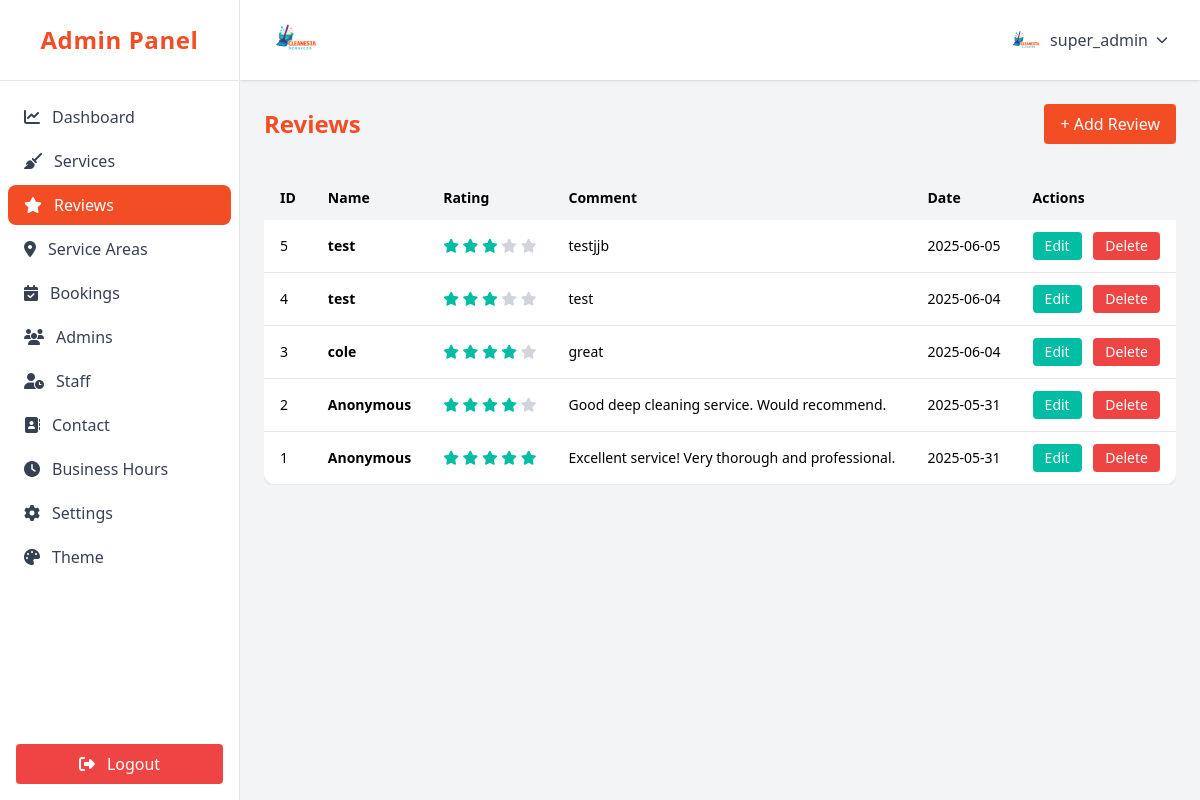
Page /admin/reviews.php (signed in) on the committed database.
### tables this page shows
CREATE TABLE `reviews` (
  `id` int(11) NOT NULL,
  `name` varchar(100) DEFAULT NULL,
  `admin_id` int(11) DEFAULT NULL,
  `booking_id` int(11) NOT NULL,
  `rating` int(11) NOT NULL CHECK (`rating` >= 1 and `rating` <= 5),
  `comment` text DEFAULT NULL,
  `created_at` timestamp NOT NULL DEFAULT current_timestamp(),
  `updated_at` timestamp NOT NULL DEFAULT current_timestamp() ON UPDATE current_timestamp(),
  `created_by_admin` int(11) DEFAULT NULL,
  `updated_by_admin` int(11) DEFAULT NULL,
  `deleted_by_admin` int(11) DEFAULT NULL
);

### admin/reviews.php (the view, shortened to what this page needs)
<?php
require_once '../app/config/params.php';
$pdo = $connexion;
$stmt = $pdo->query("SELECT * FROM reviews ORDER BY id DESC");
$reviews = $stmt->fetchAll(PDO::FETCH_ASSOC);
?>
<div class="mb-8 flex flex-col sm:flex-row items-start sm:items-center justify-between gap-4">
    <h1 class="text-2xl font-bold text-[var(--color-primary)]">Reviews</h1>
    <button onclick="document.getElementById('addModal').classList.remove('hidden')" class="px-4 py-2 bg-[var(--color-primary)] text-white rounded hover:bg-[var(--color-secondary)] transition w-full sm:w-auto">+ Add Review</button>
</div>
<div class="overflow-x-auto rounded-lg hidden sm:block">
    <table class="min-w-full bg-white rounded-xl shadow text-sm">
        <thead>
            <tr class="bg-gray-100 text-left">
                <th class="px-4 py-3">ID</th>
                <th class="px-4 py-3">Name</th>
                <th class="px-4 py-3">Rating</th>
                <th class="px-4 py-3">Comment</th>
                <th class="px-4 py-3">Date</th>
                <th class="px-4 py-3">Actions</th>
            </tr>
        </thead>
        <tbody>
            <?php foreach ($reviews as $review): ?>
                <tr class="border-b hover:bg-gray-50">
                    <td class="px-4 py-3"><?php echo $review['id']; ?></td>
                    <td class="px-4 py-3 font-semibold"><?php echo $review['name'] ?: 'Anonymous'; ?></td>
                    <td class="px-4 py-3">
                        <?php for ($i = 0; $i < 5; $i++): ?>
                            <i class="fas fa-star <?php echo $i < $review['rating'] ? 'text-[var(--color-secondary)]' : 'text-gray-300'; ?>"></i>
                        <?php endfor; ?>
                    </td>
                    <td class="px-4 py-3"><?php echo $review['comment']; ?></td>
                    <td class="px-4 py-3"><?php echo date('Y-m-d', strtotime($review['created_at'])); ?></td>
                    <td class="px-4 py-3 space-x-2">
                        <button onclick="openEditReviewModal(<?php echo $review['id']; ?>)" class="px-3 py-1 bg-[var(--color-secondary)] text-white rounded hover:bg-[var(--color-primary)] transition">Edit</button>
                        <form method="post" class="inline" onsubmit="return confirm('Delete this review?')">
                            <button type="submit" name="delete_review" class="px-3 py-1 bg-red-500 text-white rounded hover:bg-red-600 transition">Delete</button>
                        </form>
                    </td>
                </tr>
            <?php endforeach; ?>
        </tbody>
    </table>
</div>
<?php
include 'layout.php';

### rows in the picture
reviews: id "5", name "test", rating 3 (drawn), comment "testjjb", created_at "2025-06-05"
reviews: id "4", name "test", rating 3 (drawn), comment "test", created_at "2025-06-04"
reviews: id "3", name "cole", rating 4 (drawn), comment "great", created_at "2025-06-04"
reviews: id "2", name "Anonymous", rating 4 (drawn), comment "Good deep cleaning service. Would recommend.", created_at "2025-05-31"
reviews: id "1", name "Anonymous", rating 5 (drawn), comment "Excellent service! Very thorough and professional.", created_at "2025-05-31"

### other values in the picture
$item['text'] "Dashboard"
$item['text'] "Services"
$item['text'] "Reviews"
$item['text'] "Service Areas"
$item['text'] "Bookings"
$item['text'] "Admins"
$item['text'] "Staff"
$item['text'] "Contact"
$item['text'] "Business Hours"
$item['text'] "Settings"
$item['text'] "Theme"
$username "super_admin"
